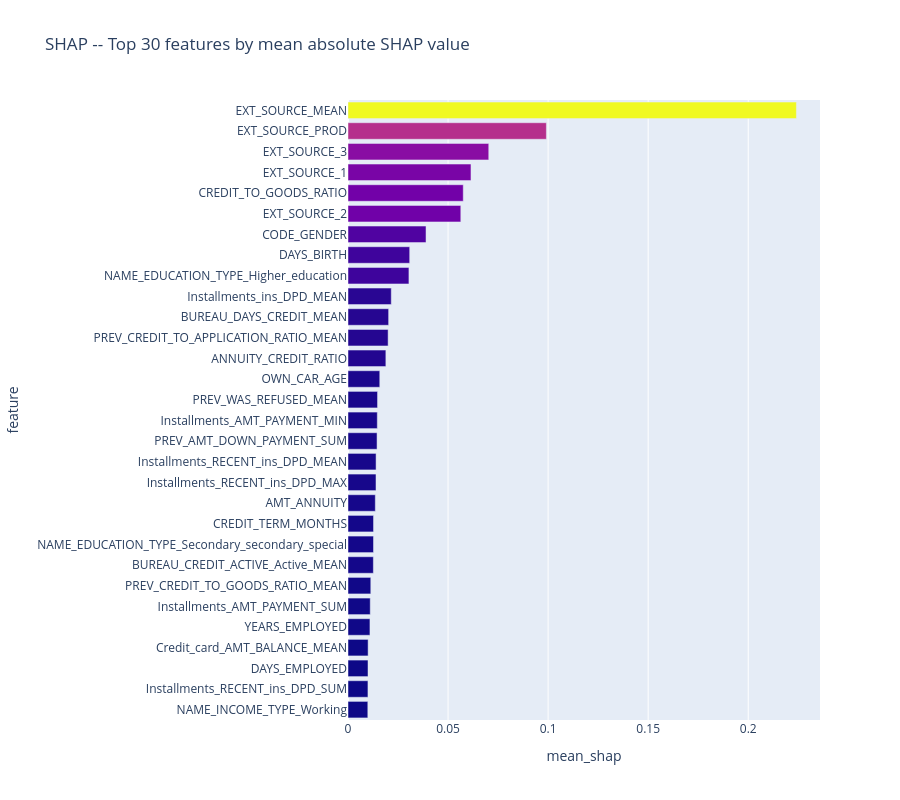

The notebook cell saved with this chart:
### Markdown cell above
## Step 3 — SHAP Feature Importance

### Code cell
# Use fold 1 model + a 5000-row sample for speed
shap_model   = models[0]
X_sample     = X.sample(5000, random_state=42)

print('Computing SHAP values (this may take ~1 min) ...')
explainer   = shap.TreeExplainer(shap_model)
shap_values = explainer.shap_values(X_sample)

# For binary classification lgb returns list [neg_class, pos_class]
if isinstance(shap_values, list):
    shap_vals = shap_values[1]   # positive class
else:
    shap_vals = shap_values

# Mean absolute SHAP per feature
mean_shap = pd.DataFrame({
    'feature'   : X.columns,
    'mean_shap' : np.abs(shap_vals).mean(axis=0)
}).sort_values('mean_shap', ascending=False)

top30 = mean_shap.head(30)

fig = px.bar(
    top30,
    x='mean_shap', y='feature',
    orientation='h',
    color='mean_shap',
    color_continuous_scale='Plasma',
    title='SHAP -- Top 30 features by mean absolute SHAP value',
)
fig.update_layout(
    height=800,
    yaxis={'categoryorder': 'total ascending'},
    coloraxis_showscale=False
)
fig.show()

print('\nTop 15 features by SHAP importance:')
print(top30.head(15).to_string(index=False))

### Figure 1 — Plotly figure (JSON) as saved in the notebook; plotly's stock layout.template omitted (floating-point values rounded to 4 significant figures)
{"data": [{"alignmentgroup": "True", "hovertemplate": "mean_shap=%{marker.color}<br>feature=%{y}<extra></extra>", "legendgroup": "", "marker": {"color": [0.2241, 0.09914, 0.07034, 0.06145, 0.05759, 0.05637, 0.03899, 0.03083, 0.03045, 0.02162, 0.02031, 0.02005, 0.01893, 0.01588, 0.01476, 0.01464, 0.01451, 0.01403, 0.01399, 0.01365, 0.01276, 0.01274, 0.01267, 0.01139, 0.01111, 0.01097, 0.01005, 0.01, 0.009968, 0.009906], "coloraxis": "coloraxis", "pattern": {"shape": ""}}, "name": "", "offsetgroup": "", "orientation": "h", "showlegend": false, "textposition": "auto", "type": "bar", "x": [0.2241, 0.09914, 0.07034, 0.06145, 0.05759, 0.05637, 0.03899, 0.03083, 0.03045, 0.02162, 0.02031, 0.02005, 0.01893, 0.01588, 0.01476, 0.01464, 0.01451, 0.01403, 0.01399, 0.01365, 0.01276, 0.01274, 0.01267, 0.01139, 0.01111, 0.01097, 0.01005, 0.01, 0.009968, 0.009906], "xaxis": "x", "y": ["EXT_SOURCE_MEAN", "EXT_SOURCE_PROD", "EXT_SOURCE_3", "EXT_SOURCE_1", "CREDIT_TO_GOODS_RATIO", "EXT_SOURCE_2", "CODE_GENDER", "DAYS_BIRTH", "NAME_EDUCATION_TYPE_Higher_education", "Installments_ins_DPD_MEAN", "BUREAU_DAYS_CREDIT_MEAN", "PREV_CREDIT_TO_APPLICATION_RATIO_MEAN", "ANNUITY_CREDIT_RATIO", "OWN_CAR_AGE", "PREV_WAS_REFUSED_MEAN", "Installments_AMT_PAYMENT_MIN", "PREV_AMT_DOWN_PAYMENT_SUM", "Installments_RECENT_ins_DPD_MEAN", "Installments_RECENT_ins_DPD_MAX", "AMT_ANNUITY", "CREDIT_TERM_MONTHS", "NAME_EDUCATION_TYPE_Secondary_secondary_special", "BUREAU_CREDIT_ACTIVE_Active_MEAN", "PREV_CREDIT_TO_GOODS_RATIO_MEAN", "Installments_AMT_PAYMENT_SUM", "YEARS_EMPLOYED", "Credit_card_AMT_BALANCE_MEAN", "DAYS_EMPLOYED", "Installments_RECENT_ins_DPD_SUM", "NAME_INCOME_TYPE_Working"], "yaxis": "y"}], "layout": {"barmode": "relative", "coloraxis": {"colorbar": {"title": {"text": "mean_shap"}}, "colorscale": [[0, "#0d0887"], [0.1111, "#46039f"], [0.2222, "#7201a8"], [0.3333, "#9c179e"], [0.4444, "#bd3786"], [0.5556, "#d8576b"], [0.6667, "#ed7953"], [0.7778, "#fb9f3a"], [0.8889, "#fdca26"], [1, "#f0f921"]], "showscale": false}, "height": 800, "legend": {"tracegroupgap": 0}, "title": {"text": "SHAP -- Top 30 features by mean absolute SHAP value"}, "xaxis": {"anchor": "y", "domain": [0, 1], "title": {"text": "mean_shap"}}, "yaxis": {"anchor": "x", "categoryorder": "total ascending", "domain": [0, 1], "title": {"text": "feature"}}}}
